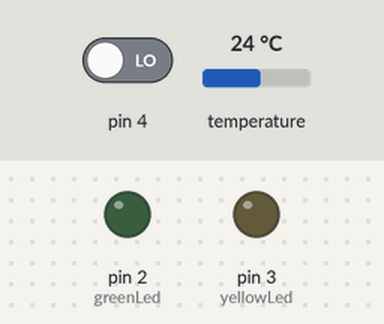
Bench run of a sketch on a simulated Arduino Uno, built for the host (arithmetic inside an expression is 32-bit, double 64-bit). Shown: output pins drawn as LEDs (lit = HIGH). The inputs (shaded band) are chosen by the test bench; at power-on: pin 4 LOW, temperature 24 °C. WiFi joins after 1.5 s; servers stay silent unless stated; pins used as bus, display or sensor lines are not drawn; what the sketch prints to the serial monitor is not drawn.

Above: at 3.4 s.
3.5 s: pin 4 driven HIGH
At 5.1 s:
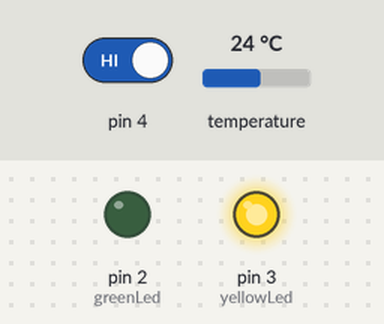
10.2 s: temperature set to 12 °C
16.0 s: pin 4 driven LOW
17.7 s: temperature set to 28 °C
Timing chart, 0 to 20.7 s (numbered marks = the images above; inputs shaded):
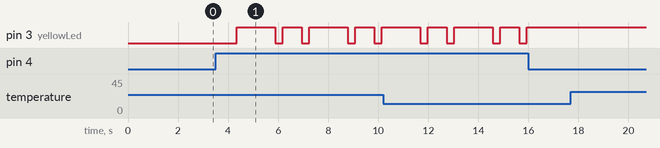

Measured:
- after the input at 3.5 s, pin 3 (yellowLed): LOW → HIGH after 0.85 s, → LOW 1.5 s later, → HIGH 0.30 s later, → LOW 0.76 s later, … (9 changes in this stretch)
- after the input at 16.0 s, pin 3 (yellowLed): stays HIGH (without the input it goes to LOW after 1.5 s)
- after the input at 17.7 s, every drawn part: stays the same

The sketch:

tBTS_temp_sensor_pusher_v002.pde
```cpp
#include <Ethernet.h>

byte mac[] = { 0xBB, 0xAD, 0xBE, 0xEF, 0xFE, 0xED };
byte ip[] = { 192, 168, 1, 221 };
//byte gateway[] = { 192, 168, 1, 1 };
//byte server[] = { 71, 196, 146, 152 }; // www.bluefx.com
byte server[] = { 192, 168, 1, 12 }; // www.bluefx.com

Client client(server, 80);

const int greenLed = 2;
const int yellowLed = 3;
const int wiz811resetPin = 9;


void setup()
{
  Serial.begin(115200);
  pinMode( wiz811resetPin, OUTPUT );
  digitalWrite(wiz811resetPin, LOW);
  Serial.print("resetting ethernet... ");
  delay(50);
  Serial.println("done");
    digitalWrite(wiz811resetPin, HIGH);
  delay(200);
  Serial.print("initializing ethernet... ");
//  Ethernet.begin(mac, ip, gateway);
  Ethernet.begin(mac, ip);
  Serial.println("done");

  delay(2000);

  pinMode( 4, INPUT );
  pinMode( 5, INPUT );
  pinMode( greenLed, OUTPUT );
  pinMode( yellowLed, OUTPUT );

}


// begin temp stuff
#include <OneWire.h>

/* DS18S20 Temperature chip i/o */

OneWire  ds(8);  // on pin 10
int HighByte, LowByte, TReading, SignBit, Tc_100, Whole, Fract, Tf_100, fWhole, fFract;
int qsensors = 0;
byte smac[8];

void tempLoop(void) {
  byte i;
  byte present = 0;
  byte data[12];
  byte addr[8];

  if ( !ds.search(addr)) {
//    Serial.print("No more addresses.\n");
    ds.reset_search();
    delay(250);
    qsensors=0;
    return;
  } else {
    qsensors++;
  }
  ds.search(addr);


  Serial.print("R=");
  for( i = 0; i < 8; i++) {
    Serial.print(addr[i], HEX);
    Serial.print(" ");
    smac[i] = addr[i];
  }

  if ( OneWire::crc8( addr, 7) != addr[7]) {
      Serial.print("CRC is not valid!\n");
      return;
  }

  if ( addr[0] != 0x28) {
      Serial.print("Device is not a DS18B20 family device.\n");
      return;
  }

  // The DallasTemperature library can do all this work for you!

  ds.reset();
  ds.select(addr);
  ds.write(0x44,1);         // start conversion, with parasite power on at the end

  delay(1000);     // maybe 750ms is enough, maybe not
  // we might do a ds.depower() here, but the reset will take care of it.

  present = ds.reset();
  ds.select(addr);
  ds.write(0xBE);         // Read Scratchpad

  Serial.print("P=");
  Serial.print(present,HEX);
  Serial.print(" ");
  for ( i = 0; i < 9; i++) {           // we need 9 bytes
    data[i] = ds.read();
    Serial.print(data[i], HEX);
    Serial.print(" ");
  }
  Serial.print(" CRC=");
  Serial.print( OneWire::crc8( data, 8), HEX);
//  Serial.println();

  LowByte = data[0];
  HighByte = data[1];
  TReading = (HighByte << 8) + LowByte;
  SignBit = TReading & 0x8000;  // test most sig bit
  if (SignBit) // negative
  {
    TReading = (TReading ^ 0xffff) + 1; // 2's comp
  }
  Tc_100 = (6 * TReading) + TReading / 4;    // multiply by (100 * 0.0625) or 6.25

  Tf_100 = Tc_100 * 9/5 + 3200;
//  fWhole = (Tc_100/100) * 9/5 + 32;
  fWhole = Tf_100 / 100;
  fFract = Tf_100 % 100;


  Whole = Tc_100 / 100;  // separate off the whole and fractional portions
  Fract = Tc_100 % 100;


  if (SignBit) // If its negative
  {
     Serial.print("-");
  }
  Serial.print(Whole);
  Serial.print(".");
  if (Fract < 10)
  {
     Serial.print("0");
  }
  Serial.print(Fract);
  Serial.print("C, which is ");


  if (SignBit) // If its negative
  {
     Serial.print("-");
  }
  Serial.print(fWhole);
  Serial.print(".");
  if (fFract < 10)
  {
     Serial.print("0");
  }
  Serial.print(fFract);

  Serial.print("\n");


}


// end temp stuff


void httpTempPoster() {

          // print out the last temp we got
//          client.print("GET sbs/oww_feed.php?oww_feed=avr&oww_sensor=avr_ds18b20_001&v1=&v2=56.3");
          client.print("GET /bts/oww_feed.php?oww_feed=avr&oww_sensor=avr_ds18b20_002&v1=");
          if (SignBit) // If its negative
          {
            client.print("-");
          }
          client.print(Whole);
          client.print(".");
          if (Fract < 10)
          {
             client.print("0");
          }
          client.print(Fract);
          client.print("&v2=");


          if (SignBit) // If its negative
          {
             client.print("-");
          }
          client.print(fWhole);
          client.print(".");
          if (fFract < 10)
          {
             client.print("0");
          }
          client.print(fFract);
          client.print(" HTTP/1.0");
//          client.print("F</b>ahrenheit.  <br/>&nbsp;<font color=grey>or thats what sensor at 1-wire addr (");
//
//          for( int i = 0; i < 8; i++) {
//            client.print(smac[i], HEX);
//            client.print(":");
//          }
//          client.print(") seems to think</font><br/><br/>");

}


void loop()
{
  tempLoop();

  if (digitalRead(4)) {
    Serial.println("connecting...");
    digitalWrite(greenLed, LOW);
    digitalWrite(yellowLed, LOW);

    delay(100);
    if (client.connect()) {
      Serial.println("connected");
      httpTempPoster();
      client.print("\n\n");
      while (client.connected()) {
        if (client.available()) {
          char c = client.read();
          Serial.print(c);
        }

        if (!client.connected()) {
          Serial.println();
          Serial.println("disconnecting.");
          client.stop();
          digitalWrite(greenLed, HIGH);
        }
      }

    } else {
      Serial.println("connection failed");
      digitalWrite(yellowLed, HIGH);
    }
  }  else {
    Serial.println("press the button to post a temp...");
  }
  delay(500);

}
```
